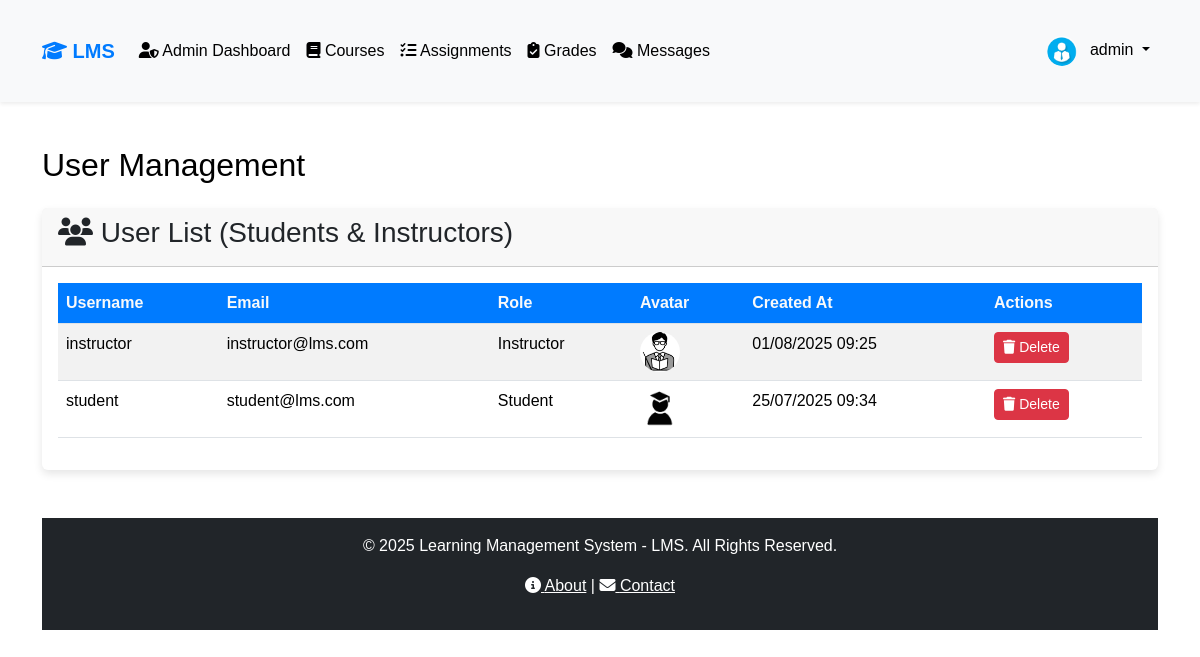
The page /admin/users.php (signed in) on the database its author committed.
### tables this page shows
CREATE TABLE `users` (
  `id` int(11) NOT NULL,
  `username` varchar(50) NOT NULL,
  `password` varchar(255) NOT NULL,
  `email` varchar(100) NOT NULL,
  `role` enum('admin','instructor','student') NOT NULL,
  `avatar_path` varchar(255) DEFAULT NULL,
  `created_at` timestamp NOT NULL DEFAULT current_timestamp(),
  `updated_at` timestamp NOT NULL DEFAULT current_timestamp() ON UPDATE current_timestamp()
);

### includes/auth.php (called while the page is built, shortened)
<?php
function isLoggedIn() {
    return isset($_SESSION['user_id']);
}
function getCurrentUser($pdo) {
    if (isLoggedIn()) {
        try {
            $stmt = $pdo->prepare("SELECT id, username, email, role, avatar_path FROM users WHERE id = ?");
            $stmt->execute([$_SESSION['user_id']]);
            return $stmt->fetch();
        } catch (PDOException $e) {
            error_log("Error fetching user data: " . $e->getMessage());
            return null;
        }
    }
    return null;
}
?>

### admin/users.php (the view, shortened to what this page needs)
<?php
include_once '../includes/auth.php';
include_once '../config/db.php';
try {
    $pdo->exec("SET time_zone = '+07:00'");
} catch (PDOException $e) {
    error_log("Error setting timezone: " . $e->getMessage());
    die("Failed to set timezone. Please check database configuration.");
}
try {
    $stmt = $pdo->prepare("
        SELECT u.id, u.username, u.email, u.role, u.created_at, u.avatar_path
        FROM users u
        WHERE u.role IN ('student', 'instructor')
        ORDER BY u.role ASC, u.username ASC
    ");
    $stmt->execute();
    $users = $stmt->fetchAll(PDO::FETCH_ASSOC);
} catch (PDOException $e) {
    error_log("Error fetching users: " . $e->getMessage());
    $users = [];
}
include_once '../includes/header.php';
?>
<h2 class="mb-4">User Management</h2>
<div class="card mb-4">
    <div class="card-header">
        <h3><i class="fas fa-users"></i> User List (Students & Instructors)</h3>
    </div>
    <div class="card-body">
        <?php if (empty($users)): ?>
            <p>No students or instructors found.</p>
        <?php else: ?>
            <table class="table table-striped">
                <thead>
                    <tr>
                        <th>Username</th>
                        <th>Email</th>
                        <th>Role</th>
                        <th>Avatar</th>
                        <th>Created At</th>
                        <th>Actions</th>
                    </tr>
                </thead>
                <tbody>
                    <?php foreach ($users as $user): ?>
                        <tr>
                            <td><?php echo htmlspecialchars($user['username']); ?></td>
                            <td><?php echo htmlspecialchars($user['email']); ?></td>
                            <td><?php echo htmlspecialchars(ucfirst($user['role'])); ?></td>
                            <td>
                                <img src="<?php echo htmlspecialchars($user['avatar_path'] ?? '/assets/images/default_avatar.jpg'); ?>"
                                     alt="Avatar" class="rounded-circle" style="width: 40px; height: 40px; object-fit: cover;">
                            </td>
                            <td><?php echo date('d/m/Y H:i', strtotime($user['created_at'])); ?></td>
                            <td>
                                <form action="users.php" method="POST" style="display:inline;" onsubmit="return confirm('Delete this user?');">
                                    <button type="submit" class="btn btn-danger btn-sm"><i class="fas fa-trash"></i> Delete</button>
                                </form>
                            </td>
                        </tr>
                    <?php endforeach; ?>
                </tbody>
            </table>
        <?php endif; ?>
    </div>
</div>
<?php include_once '../includes/footer.php'; ?>

### includes/header.php (shortened to what this page needs)
<!DOCTYPE html>
<html lang="en">
<head>
    <link href="https://cdn.jsdelivr.net/npm/bootstrap@5.3.3/dist/css/bootstrap.min.css" rel="stylesheet">
    <link rel="stylesheet" href="https://cdnjs.cloudflare.com/ajax/libs/font-awesome/6.4.2/css/all.min.css">
    <link rel="stylesheet" href="/assets/css/style.css">
</head>
<body>
    <?php include_once __DIR__ . '/navbar.php'; ?>
    <div class="container mt-4">

### includes/navbar.php (shortened to what this page needs)
<?php
include_once __DIR__ . '/auth.php';
include_once __DIR__ . '/../config/db.php';
$currentUser = getCurrentUser($pdo);
?>
<nav class="navbar navbar-expand-lg navbar-light bg-light shadow-sm sticky-top">
    <div class="container">
        <a class="navbar-brand" href="/index.php"><i class="fas fa-graduation-cap"></i> LMS</a>
        <div class="collapse navbar-collapse" id="navbarNav">
            <ul class="navbar-nav me-auto">
                <?php if ($currentUser && $currentUser['role'] === 'admin'): ?>
                    <li class="nav-item">
                        <a class="nav-link" href="/admin/dashboard.php"><i class="fas fa-user-shield"></i> Admin Dashboard</a>
                    </li>
                <?php endif; ?>
                <?php if ($currentUser && in_array($currentUser['role'], ['admin', 'instructor'])): ?>
                    <li class="nav-item">
                        <a class="nav-link" href="/pages/courses.php"><i class="fas fa-book"></i> Courses</a>
                    </li>
                    <li class="nav-item">
                        <a class="nav-link" href="/pages/assignments.php"><i class="fas fa-tasks"></i> Assignments</a>
                    </li>
                <?php endif; ?>
                <?php if ($currentUser): ?>
                    <li class="nav-item">
                        <a class="nav-link" href="/pages/grades.php"><i class="fas fa-clipboard-check"></i> Grades</a>
                    </li>
                    <li class="nav-item">
                        <a class="nav-link" href="/pages/messages.php"><i class="fas fa-comments"></i> Messages</a>
                    </li>
                <?php endif; ?>
            </ul>
            <?php if ($currentUser): ?>
                <ul class="navbar-nav ms-auto">
                    <li class="nav-item dropdown">
                        <a class="nav-link dropdown-toggle" href="#" id="userDropdown" role="button"
                           data-bs-toggle="dropdown" aria-expanded="false">
                            <img src="<?php echo htmlspecialchars($currentUser['avatar_path'] ?? '/assets/images/default_avatar.jpg'); ?>"
                                 alt="Avatar" class="rounded-circle me-2" style="width: 30px; height: 30px; object-fit: cover;">
                            <?php echo htmlspecialchars($currentUser['username']); ?>
                        </a>
                    </li>
                </ul>
            <?php endif; ?>
        </div>
    </div>
</nav>

### includes/footer.php (shortened to what this page needs)
<footer class="bg-dark text-white text-center py-3 mt-5">
    <p>&copy; <?php echo date("Y"); ?> Learning Management System - LMS. All Rights Reserved.</p>
    <p>
        <a href="/pages/about.php" class="text-white"><i class="fas fa-info-circle"></i> About</a> |
        <a href="/pages/contact.php" class="text-white"><i class="fas fa-envelope"></i> Contact</a>
    </p>
</footer>

### assets/css/style.css (style rules this page uses)
:root { --primary-color: #007bff; --secondary-color: #6c757d; --background-light: #f8f9fa; --background-dark: #343a40; --text-light: #212529; --text-dark: #f8f9fa; --card-shadow: 0 4px 8px rgba(0, 0, 0, 0.1); }
body { background-color: var(--background); color: var(--text); font-family: 'Arial', sans-serif; transition: background-color 0.3s, color 0.3s; }
.navbar-brand { font-weight: bold; color: var(--primary-color) !important; }
.nav-link { color: var(--text) !important; }
.container { padding-top: 20px; padding-bottom: 20px; }
.card { background-color: var(--card-bg); border: none; box-shadow: var(--card-shadow); transition: transform 0.2s; }
.table { background-color: var(--card-bg); color: var(--text); }
.table th { background-color: var(--primary-color); color: var(--text-dark); }
.card { background-color: var(--card-bg); border: none; box-shadow: var(--card-shadow); }

### rows shown on the page
users: avatar_path (picture), username "admin"
users: username "instructor", email "instructor@lms.com", role "Instructor", avatar_path (picture), created_at "01/08/2025 09:25"
users: username "student", email "student@lms.com", role "Student", avatar_path (picture), created_at "25/07/2025 09:34"
